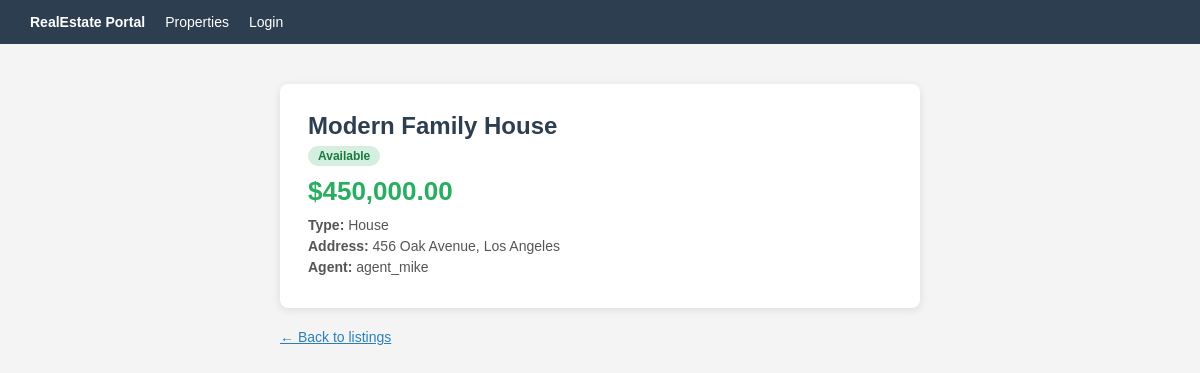
The app's page /property_details.php?id=2 with its own data.
### tables this page shows
CREATE TABLE Properties (
    propertyId   INT NOT NULL UNIQUE AUTO_INCREMENT,
    title        VARCHAR(100) NOT NULL,
    propertyType VARCHAR(50) NOT NULL,
    address      VARCHAR(200) NOT NULL,
    city         VARCHAR(100) NOT NULL,
    price        DECIMAL(12,2) NOT NULL,
    status       ENUM('available', 'sold', 'rented') NOT NULL DEFAULT 'available',
    agentId      INT NOT NULL,
    PRIMARY KEY (propertyId),
    FOREIGN KEY (agentId) REFERENCES Users(userId)
);

CREATE TABLE Users (
    userId       INT NOT NULL UNIQUE AUTO_INCREMENT,
    userName     VARCHAR(50) NOT NULL UNIQUE,
    contactInfo  VARCHAR(200),
    passwordHash VARCHAR(255) NOT NULL,
    userType     ENUM('agent', 'buyer', 'renter') NOT NULL,
    PRIMARY KEY (userId)
);

### property_details.php (the view, shortened to what this page needs)
<?php
require 'db.php';
$propertyId = isset($_GET['id']) ? (int)$_GET['id'] : 0;
$stmt = $pdo->prepare("SELECT p.*, u.userName AS agentName FROM Properties p JOIN Users u ON p.agentId = u.userId WHERE p.propertyId = ?");
$stmt->execute([$propertyId]);
$property = $stmt->fetch(PDO::FETCH_ASSOC);
?>
<!DOCTYPE html>
<html lang="en">
<head>
</head>
<body>
<nav>
    <a href="index.php"><strong>RealEstate Portal</strong></a>
    <a href="properties.php">Properties</a>
    <?php if (isset($_SESSION['userId'])): ?>
        <a href="dashboard.php">Dashboard</a>
        <a href="logout.php">Logout</a>
    <?php else: ?>
        <a href="login.php">Login</a>
    <?php endif; ?>
</nav>
<div class="container">
    <div class="card">
        <h2><?= htmlspecialchars($property['title']) ?></h2>
        <span class="badge <?= $property['status'] ?>"><?= ucfirst($property['status']) ?></span>
        <div class="price">$<?= number_format($property['price'], 2) ?></div>
        <p><strong>Type:</strong> <?= htmlspecialchars($property['propertyType']) ?></p>
        <p><strong>Address:</strong> <?= htmlspecialchars($property['address']) ?>, <?= htmlspecialchars($property['city']) ?></p>
        <p><strong>Agent:</strong> <?= htmlspecialchars($property['agentName']) ?></p>
    </div>
    <a href="properties.php" style="color:#2980b9; font-size:14px;">← Back to listings</a>
</div>
</body>
</html>

### property_details.php (style rules this page uses)
body { font-family: Arial, sans-serif; background: #f4f4f4; margin: 0; }
nav { background: #2c3e50; padding: 14px 30px; display: flex; gap: 20px; }
nav a { color: #fff; text-decoration: none; font-size: 14px; }
.container { max-width: 640px; margin: 40px auto; }
.card { background: #fff; border-radius: 8px; padding: 28px; box-shadow: 0 2px 8px rgba(0,0,0,.1); margin-bottom: 20px; }
h2 { margin: 0 0 6px; color: #2c3e50; }
.price { font-size: 26px; color: #27ae60; font-weight: bold; margin: 10px 0; }
p { color: #555; margin: 5px 0; font-size: 14px; }
.badge { display: inline-block; padding: 3px 10px; border-radius: 12px; font-size: 12px; font-weight: bold; }
.available { background: #d4efdf; color: #1a7a3d; }

### records on screen
properties: title "Modern Family House", status "Available", price "450,000.00", propertyType "House", address "456 Oak Avenue", city "Los Angeles", agentId.userName "agent_mike"
